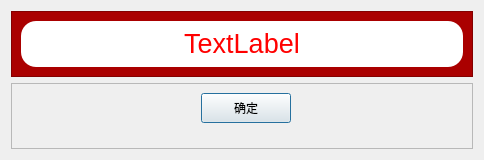
<?xml version="1.0" encoding="UTF-8"?>
<ui version="4.0">
 <class>messageDialog</class>
 <widget class="QDialog" name="messageDialog">
  <property name="geometry">
   <rect>
    <x>0</x>
    <y>0</y>
    <width>484</width>
    <height>160</height>
   </rect>
  </property>
  <property name="windowTitle">
   <string>Dialog</string>
  </property>
  <layout class="QVBoxLayout" name="verticalLayout">
   <item>
    <widget class="QFrame" name="frame">
     <property name="styleSheet">
      <string notr="true">background-color: rgb(70, 70, 70);
background-color: rgb(170, 0, 0);</string>
     </property>
     <property name="frameShape">
      <enum>QFrame::StyledPanel</enum>
     </property>
     <property name="frameShadow">
      <enum>QFrame::Raised</enum>
     </property>
     <layout class="QHBoxLayout" name="horizontalLayout">
      <item>
       <widget class="QLabel" name="label_status">
        <property name="styleSheet">
         <string notr="true">background-color: rgb(255, 255, 255);
font: 20pt &quot;Agency FB&quot;;
font: 75 20pt &quot;Agency FB&quot;;
border-radius:15px;</string>
        </property>
        <property name="text">
         <string>&lt;html&gt;&lt;head/&gt;&lt;body&gt;&lt;p align=&quot;center&quot;&gt;&lt;span style=&quot; font-size:20pt; color:#ff0000;&quot;&gt;TextLabel&lt;/span&gt;&lt;/p&gt;&lt;/body&gt;&lt;/html&gt;</string>
        </property>
       </widget>
      </item>
     </layout>
    </widget>
   </item>
   <item>
    <widget class="QFrame" name="frame_2">
     <property name="styleSheet">
      <string notr="true">
</string>
     </property>
     <property name="frameShape">
      <enum>QFrame::StyledPanel</enum>
     </property>
     <property name="frameShadow">
      <enum>QFrame::Raised</enum>
     </property>
     <widget class="QPushButton" name="pushButton_ok">
      <property name="enabled">
       <bool>true</bool>
      </property>
      <property name="geometry">
       <rect>
        <x>190</x>
        <y>10</y>
        <width>90</width>
        <height>30</height>
       </rect>
      </property>
      <property name="minimumSize">
       <size>
        <width>90</width>
        <height>30</height>
       </size>
      </property>
      <property name="maximumSize">
       <size>
        <width>90</width>
        <height>30</height>
       </size>
      </property>
      <property name="styleSheet">
       <string notr="true"/>
      </property>
      <property name="text">
       <string>确定</string>
      </property>
     </widget>
    </widget>
   </item>
  </layout>
 </widget>
 <resources/>
 <connections/>
</ui>
